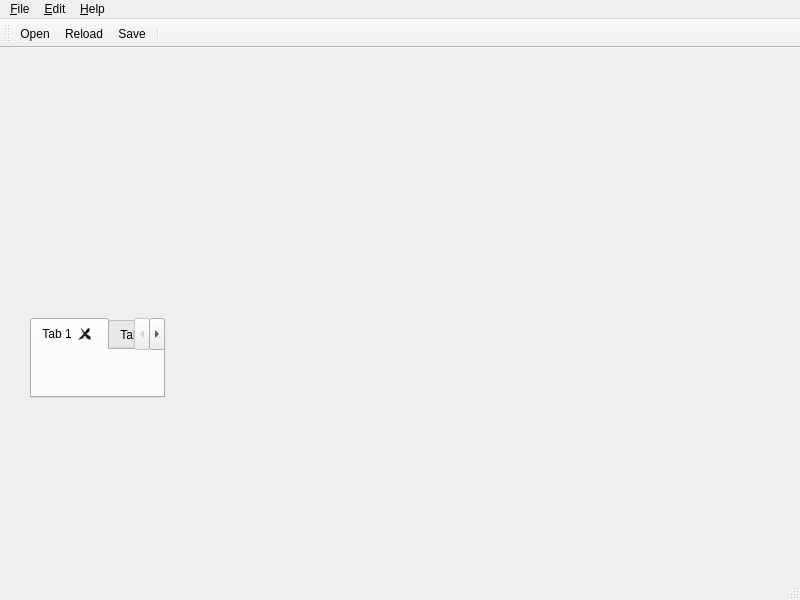
<?xml version="1.0" encoding="UTF-8"?>
<ui version="4.0">
 <class>MainWindow</class>
 <widget class="QMainWindow" name="MainWindow">
  <property name="geometry">
   <rect>
    <x>0</x>
    <y>0</y>
    <width>800</width>
    <height>600</height>
   </rect>
  </property>
  <property name="windowTitle">
   <string>PSD Viewer</string>
  </property>
  <widget class="QWidget" name="centralwidget">
   <widget class="QTabWidget" name="tabWidget">
    <property name="geometry">
     <rect>
      <x>30</x>
      <y>270</y>
      <width>135</width>
      <height>80</height>
     </rect>
    </property>
    <property name="tabsClosable">
     <bool>true</bool>
    </property>
    <widget class="QWidget" name="tab">
     <attribute name="title">
      <string>Tab 1</string>
     </attribute>
    </widget>
    <widget class="QWidget" name="tab_2">
     <attribute name="title">
      <string>Tab 2</string>
     </attribute>
    </widget>
   </widget>
  </widget>
  <widget class="QMenuBar" name="menubar">
   <property name="geometry">
    <rect>
     <x>0</x>
     <y>0</y>
     <width>800</width>
     <height>32</height>
    </rect>
   </property>
   <widget class="QMenu" name="menu_File">
    <property name="title">
     <string>&amp;File</string>
    </property>
    <widget class="QMenu" name="openRecentFile">
     <property name="title">
      <string>Open &amp;Recent</string>
     </property>
     <addaction name="separator"/>
     <addaction name="clearRecentFiles"/>
    </widget>
    <widget class="QMenu" name="exports">
     <property name="title">
      <string>&amp;Export</string>
     </property>
    </widget>
    <addaction name="open"/>
    <addaction name="openRecentFile"/>
    <addaction name="reload"/>
    <addaction name="save"/>
    <addaction name="exports"/>
    <addaction name="close"/>
    <addaction name="separator"/>
    <addaction name="quit"/>
   </widget>
   <widget class="QMenu" name="menu_Edit">
    <property name="title">
     <string>&amp;Edit</string>
    </property>
    <addaction name="copyView"/>
   </widget>
   <widget class="QMenu" name="menu_Help">
    <property name="title">
     <string>&amp;Help</string>
    </property>
    <addaction name="aboutQt"/>
   </widget>
   <addaction name="menu_File"/>
   <addaction name="menu_Edit"/>
   <addaction name="menu_Help"/>
  </widget>
  <widget class="QStatusBar" name="statusbar"/>
  <widget class="QToolBar" name="toolBar">
   <property name="windowTitle">
    <string>toolBar</string>
   </property>
   <attribute name="toolBarArea">
    <enum>TopToolBarArea</enum>
   </attribute>
   <attribute name="toolBarBreak">
    <bool>false</bool>
   </attribute>
   <addaction name="open"/>
   <addaction name="reload"/>
   <addaction name="save"/>
   <addaction name="separator"/>
  </widget>
  <action name="open">
   <property name="icon">
    <iconset theme="QIcon::ThemeIcon::DocumentOpen"/>
   </property>
   <property name="text">
    <string>&amp;Open...</string>
   </property>
   <property name="shortcut">
    <string>Ctrl+O</string>
   </property>
  </action>
  <action name="close">
   <property name="icon">
    <iconset theme="QIcon::ThemeIcon::ApplicationExit"/>
   </property>
   <property name="text">
    <string>&amp;Close</string>
   </property>
   <property name="shortcut">
    <string>Ctrl+W</string>
   </property>
  </action>
  <action name="quit">
   <property name="text">
    <string>&amp;Quit</string>
   </property>
   <property name="shortcut">
    <string>Ctrl+Q</string>
   </property>
  </action>
  <action name="clearRecentFiles">
   <property name="icon">
    <iconset theme="QIcon::ThemeIcon::EditDelete"/>
   </property>
   <property name="text">
    <string>&amp;Clear</string>
   </property>
  </action>
  <action name="aboutQt">
   <property name="text">
    <string>About &amp;Qt...</string>
   </property>
  </action>
  <action name="save">
   <property name="icon">
    <iconset theme="QIcon::ThemeIcon::DocumentSave"/>
   </property>
   <property name="text">
    <string>&amp;Save...</string>
   </property>
   <property name="shortcut">
    <string>Ctrl+S</string>
   </property>
  </action>
  <action name="reload">
   <property name="icon">
    <iconset theme="QIcon::ThemeIcon::ViewRefresh"/>
   </property>
   <property name="text">
    <string>Reload</string>
   </property>
   <property name="shortcut">
    <string>Ctrl+R</string>
   </property>
  </action>
  <action name="copyView">
   <property name="icon">
    <iconset theme="QIcon::ThemeIcon::EditCopy"/>
   </property>
   <property name="text">
    <string>&amp;Copy View</string>
   </property>
   <property name="shortcut">
    <string>Ctrl+Shift+C</string>
   </property>
  </action>
 </widget>
 <resources/>
 <connections/>
</ui>
